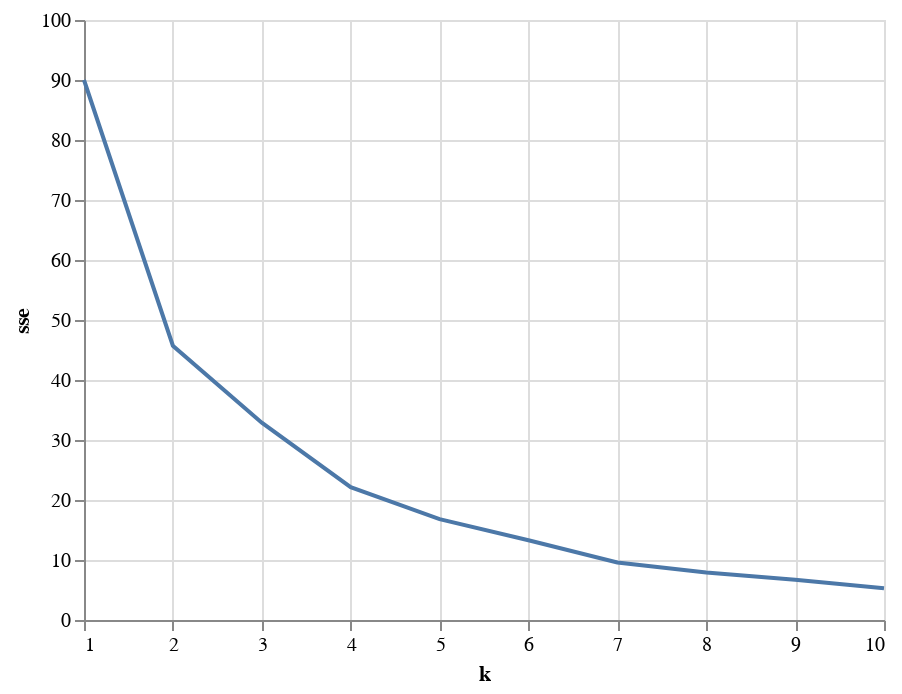

The code cell stored with this chart in its notebook:
### Markdown cell above
Choose the correct number of clusters using ('elbow' method)

### Code cell
# Create empty array
sse = {}

# Loop clustering algorithm over k to get sse values for every value of k 
for k in range (1,11):
    kmeans = KMeans(n_clusters = k, random_state=1)
    kmeans.fit(customer_RFM_normalized)
    sse[k] = kmeans.inertia_ # sum of squared distances to closest cluster center

# Plot SSE for every K
source = pd.DataFrame({'sse':sse}).reset_index().rename(columns = {'index' : 'k'})

alt.Chart(source).mark_line().encode(
    x='k',
    y='sse',
    tooltip = ['k','sse']
)

### Figure 1 — Vega-Lite specification as saved in the notebook (floating-point values rounded to 4 significant figures)
{"config": {"view": {"continuousWidth": 400, "continuousHeight": 300}}, "data": {"name": "data-44fe974c0662ac36c9efb8a04badc096"}, "mark": "line", "encoding": {"tooltip": [{"type": "quantitative", "field": "k"}, {"type": "quantitative", "field": "sse"}], "x": {"type": "quantitative", "field": "k"}, "y": {"type": "quantitative", "field": "sse"}}, "$schema": "https://vega.github.io/schema/vega-lite/v4.8.1.json", "datasets": {"data-44fe974c0662ac36c9efb8a04badc096": [{"k": 1, "sse": 90.0}, {"k": 2, "sse": 45.71}, {"k": 3, "sse": 32.89}, {"k": 4, "sse": 22.15}, {"k": 5, "sse": 16.8}, {"k": 6, "sse": 13.29}, {"k": 7, "sse": 9.599}, {"k": 8, "sse": 7.922}, {"k": 9, "sse": 6.704}, {"k": 10, "sse": 5.284}]}}
